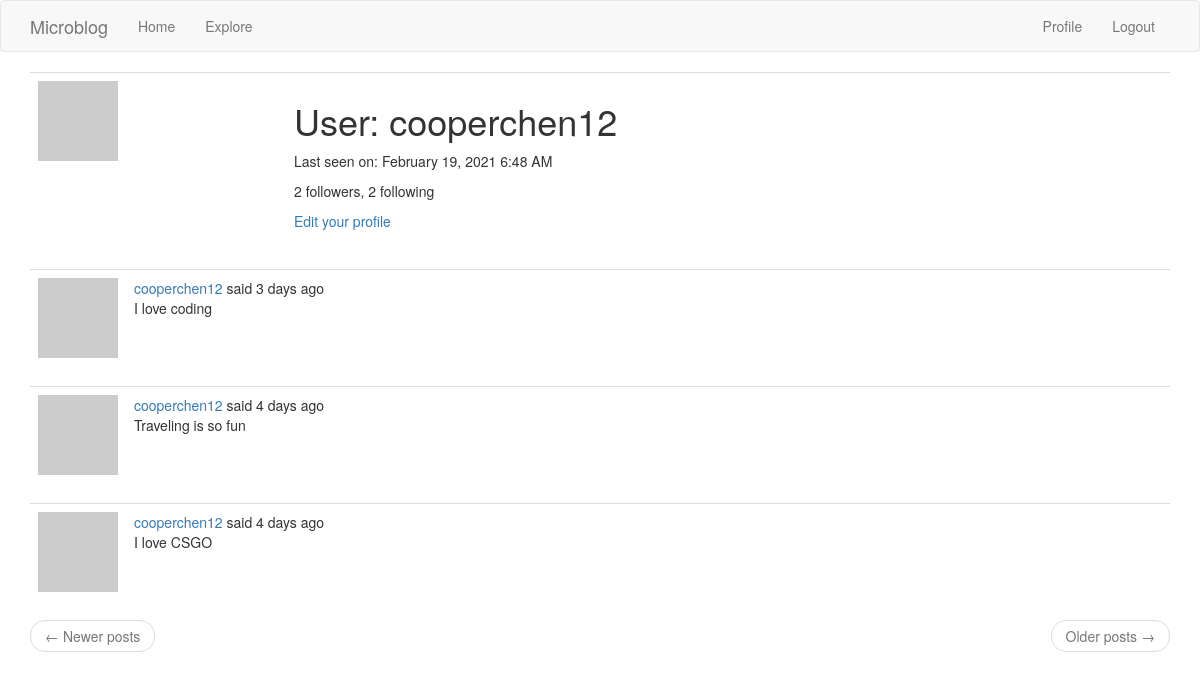
/user/cooperchen12 (signed in), run on an earlier commit of the app's database.
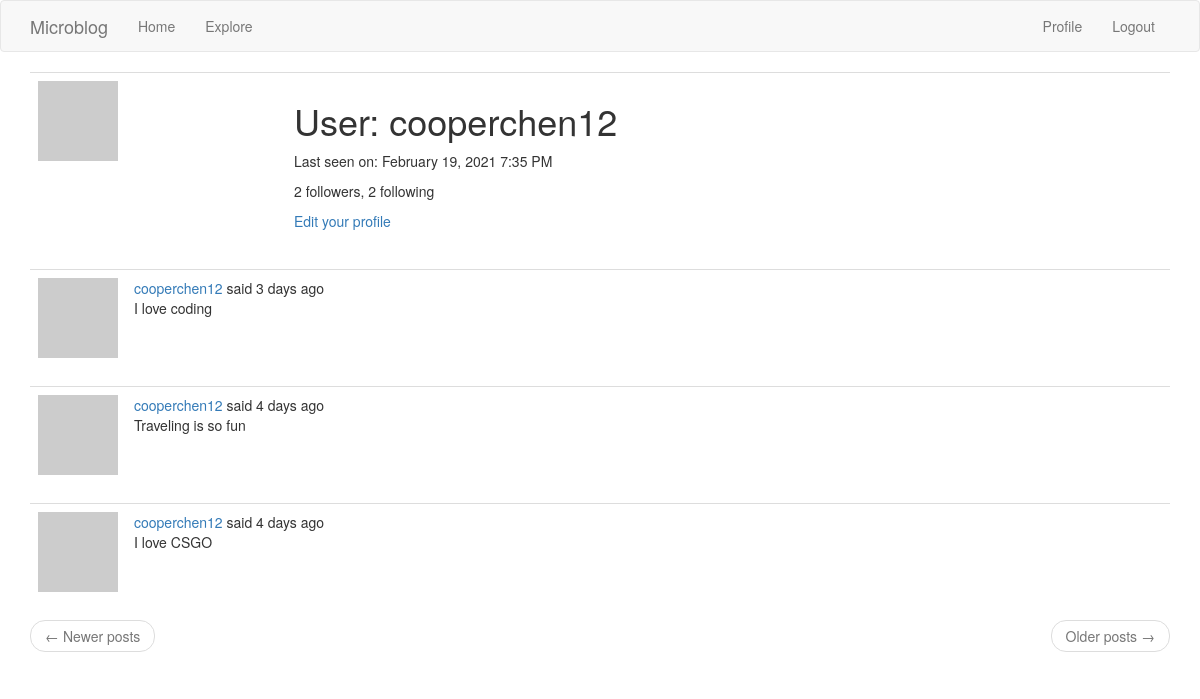
And on a later commit of the database.
### app/models.py (models this page shows, shortened)
class User(UserMixin, db.Model):
    id = db.Column(db.Integer, primary_key=True)
    username = db.Column(db.String(64), index=True, unique=True)
    email = db.Column(db.String(120), index=True, unique=True)
    password_hash = db.Column(db.String(128))
    posts = db.relationship('Post', backref='author', lazy='dynamic')
    about_me = db.Column(db.String(140))
    last_seen = db.Column(db.DateTime, default=datetime.utcnow)
    following = db.relationship(
        'User', secondary=followers,
        primaryjoin=(followers.c.follower_id == id),
        secondaryjoin=(followers.c.following_id == id),
        backref=db.backref('followers', lazy='dynamic'), lazy='dynamic')
    def avatar(self, size):
        digest = md5(self.email.lower().encode('utf-8')).hexdigest()
        return 'https://www.gravatar.com/avatar/{}?d=identicon&s={}'.format(
            digest, size)

class Post(db.Model):
    id = db.Column(db.Integer, primary_key=True)
    body = db.Column(db.String(140))
    timestamp = db.Column(db.DateTime, index=True, default=datetime.utcnow)
    user_id = db.Column(db.Integer, db.ForeignKey('user.id'))

### app/routes.py (the view)
@app.route('/user/<username>')
@login_required
def user(username):
    user = User.query.filter_by(username=username).first_or_404()
    page = request.args.get('page', 1, type=int)
    posts = user.posts.order_by(Post.timestamp.desc()).paginate(
        page, app.config['POSTS_PER_PAGE'], False)
    next_url = url_for('user', username=user.username, page=posts.next_num) \
        if posts.has_next else None
    prev_url = url_for('user', username=user.username, page=posts.prev_num) \
        if posts.has_prev else None
    form = EmptyForm()
    return render_template('user.html', user=user, posts=posts.items,
                           next_url=next_url, prev_url=prev_url, form=form)

### app/models.py (called while the page is built)
@login.user_loader
def load_user(id):
    return User.query.get(int(id))

### app/routes.py (called while the page is built)
@app.before_request
def before_request():
    if current_user.is_authenticated:
        current_user.last_seen = datetime.utcnow()
        db.session.commit()

### app/templates/user.html (shortened to what this page needs)
{% extends "base.html" %}
{% block app_content %}
    <table class="table table-hover">
        <tr>
            <td width="256px"><img src="{{ user.avatar(256) }}"></td>
            <td>
                <h1>{{ _('User') }}: {{ user.username }}</h1>
                {% if user.last_seen %}
                <p>{{ _('Last seen on') }}: {{ moment(user.last_seen).format('LLL') }}</p>
                {% endif %}
                <p>{{ _('%(count)d followers', count=user.followers.count()) }}, {{ _('%(count)d following', count=user.following.count()) }}</p>
                {% if user == current_user %}
                <p><a href="{{ url_for('edit_profile') }}">{{ _('Edit your profile') }}</a></p>
                {% endif %}
            </td>
        </tr>
    </table>
    {% for post in posts %}
        {% include '_post.html' %}
    {% endfor %}
    <nav aria-label="...">
        <ul class="pager">
            <li class="previous{% if not prev_url %} disabled{% endif %}">
                <a href="{{ prev_url or '#' }}">
                    <span aria-hidden="true">&larr;</span> {{ _('Newer posts') }}
                </a>
            </li>
            <li class="next{% if not next_url %} disabled{% endif %}">
                <a href="{{ next_url or '#' }}">
                    {{ _('Older posts') }} <span aria-hidden="true">&rarr;</span>
                </a>
            </li>
        </ul>
    </nav>
{% endblock %}

### app/templates/base.html (shortened to what this page needs)
{% extends 'bootstrap/base.html' %}
{% block navbar %}
    <nav class="navbar navbar-default">
        <div class="container">
            <div class="navbar-header">
                <a class="navbar-brand" href="{{ url_for('index') }}">Microblog</a>
            </div>
            <div class="collapse navbar-collapse" id="bs-example-navbar-collapse-1">
                <ul class="nav navbar-nav">
                    <li><a href="{{ url_for('index') }}">{{ _('Home') }}</a></li>
                    <li><a href="{{ url_for('explore') }}">{{ _('Explore') }}</a></li>
                </ul>
                <ul class="nav navbar-nav navbar-right">
                    {% if current_user.is_anonymous %}
                    <li><a href="{{ url_for('login') }}">{{ _('Login') }}</a></li>
                    {% else %}
                    <li><a href="{{ url_for('user', username=current_user.username) }}">{{ _('Profile') }}</a></li>
                    <li><a href="{{ url_for('logout') }}">{{ _('Logout') }}</a></li>
                    {% endif %}
                </ul>
            </div>
        </div>
    </nav>
{% endblock %}
{% block content %}
    <div class="container">
        {% block app_content %}{% endblock %}
    </div>
{% endblock %}

### app/templates/_post.html (shortened to what this page needs)
<table class="table table-hover">
    <tr>
        <td width="70px">
            <a href="{{ url_for('user', username=post.author.username) }}">
                <img src="{{ post.author.avatar(70) }}" />
            </a>
        </td>
        <td>
            {{ _('%(username)s said %(when)s',
                username=user_link, when=moment(post.timestamp).fromNow()) }}
            <br>
            {{ post.body }}
        </td>
    </tr>
</table>

What changed in the data, as far as the page shows it:
changed User "cooperchen12": last_seen "February 19, 2021 6:48 AM" → "February 19, 2021 7:35 PM"
